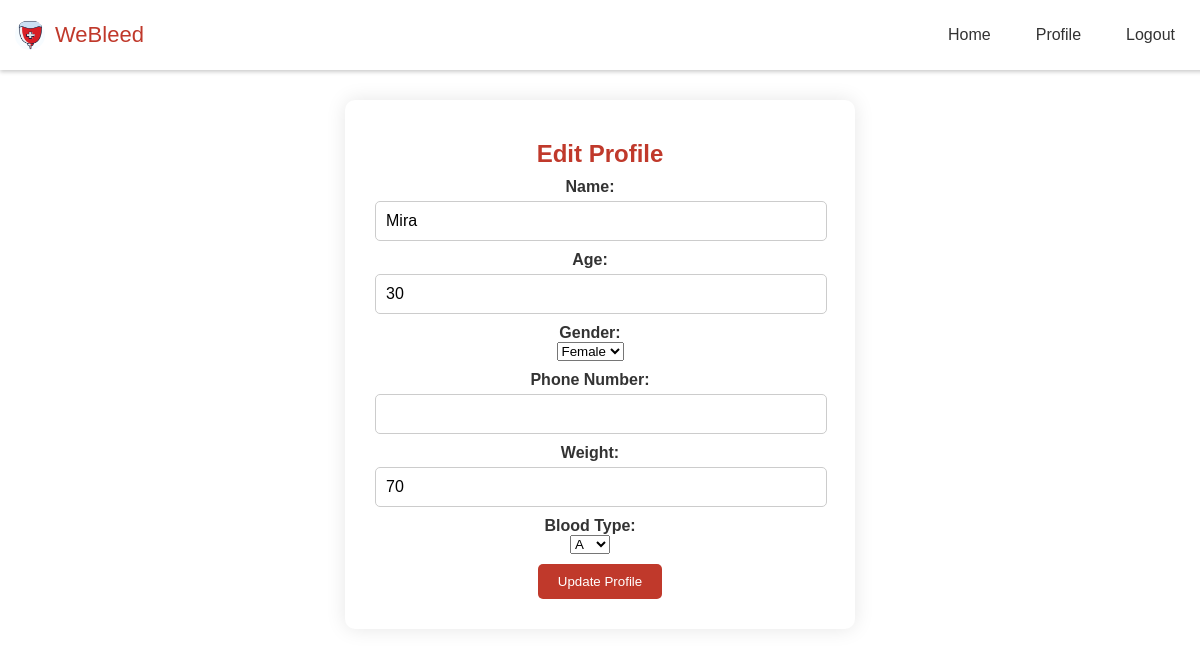
Page /donor_edit_profile.php (signed in) on the committed database.
### tables this page shows
CREATE TABLE `donor` (
  `donID` int(4) NOT NULL,
  `donPassword` varchar(20) NOT NULL,
  `donName` varchar(45) NOT NULL,
  `donGender` char(1) NOT NULL,
  `donAge` int(3) NOT NULL,
  `donPhoneNo` varchar(12) NOT NULL,
  `donBloodType` varchar(2) NOT NULL,
  `donBloodQty` int(3) NOT NULL,
  `donWeight` int(3) NOT NULL,
  `donFrequency` int(1) NOT NULL,
  `eligibleStatus` char(1) NOT NULL,
  `staffID` int(4) NOT NULL
);

### donor_edit_profile.php (the view, shortened to what this page needs)
<?php
include('connection.php');
$donid = $_SESSION['donID'];
$query = "SELECT * FROM donor WHERE donID = '$donid'";
$result = mysqli_query($condb, $query);
if ($result && mysqli_num_rows($result) > 0) {
    $donor = mysqli_fetch_assoc($result);
} else {
    echo "Error fetching donor data.";
    exit();
}
?>
<!DOCTYPE html>
<html lang="en">
<head>
    <link rel="stylesheet" href="style.css">
</head>
<body>
    <nav class="navbar">
        <div class="logo_item">
            <img src="logo.jpg" alt="Company Logo">
            <span>WeBleed</span>
        </div>
        <div class="navbar_content">
            <ul>
                <li><a href="home_donor.php">Home</a></li>
                <li><a href="donor_profile.php">Profile</a></li>
                <li><a href="logout.php">Logout</a></li>
            </ul>
        </div>
    </nav>
    <div class="edit-section">
        <h2>Edit Profile</h2>
        <form method="POST" action="<?php echo htmlspecialchars($_SERVER["PHP_SELF"]); ?>">
            <div class="form-group">
                <label for="name">Name:</label>
                <input type="text" id="name" name="name" value="<?php echo htmlspecialchars($donor['donName']); ?>">
            </div>
            <div class="form-group">
                <label for="age">Age:</label>
                <input type="text" id="age" name="age" value="<?php echo htmlspecialchars($donor['donAge']); ?>">
            </div>
            <div class="form-group">
                <label for="gender">Gender:</label>
                <select id="gender" name="gender">
                    <option value="F" <?php if ($donor['donGender'] == 'F') echo 'selected'; ?>>Female</option>
                </select>
            </div>
            <div class="form-group">
                <label for="phoneno">Phone Number:</label>
                <input type="text" id="phoneno" name="phoneno">
            </div>
            <div class="form-group">
                <label for="weight">Weight:</label>
                <input type="text" id="weight" name="weight" value="<?php echo htmlspecialchars($donor['donWeight']); ?>">
            </div>
            <div class="form-group">
                <label for="bloodtype">Blood Type:</label>
                <select id="bloodtype" name="bloodtype">
                    <option value="A" <?php if ($donor['donBloodType'] == 'A') echo 'selected'; ?>>A</option>
                </select>
            </div>
            <button type="submit">Update Profile</button>
        </form>
    </div>
</body>
</html>

### style.css (style rules this page uses)
body { font-family: Arial, sans-serif; margin: 0; padding: 0; background-color: white; color: #333; background-image: none; background-size: cover; }
h2 { text-align: center; color: #c0392b; margin-top: 10px; margin-bottom: 10px; }
.form-group { margin-bottom: 10px; margin-right: 20px; }
label { display: block; font-weight: bold; }
input[type="text"], input[type="password"], input[type="email"], input[type="tel"], textarea { width: 100%; padding: 10px; border: 1px solid #ccc; border-radius: 5px; font-size: 16px; margin-top: 5px; }
button { padding: 10px 20px; background-color: #c0392b; color: #fff; border: none; border-radius: 5px; cursor: pointer; transition: background-color 0.3s ease; }
.navbar { position: fixed; top: 0; width: 100%; background-color: #fff; display: flex; justify-content: space-between; align-items: center; padding: 20px 5px; z-index: 1000; box-shadow: 0 2px 4px rgba(0, 0, 0, 0.2); }
.logo_item { display: flex; align-items: center; column-gap: 10px; font-size: 22px; font-weight: 500; color: #c0392b; margin-left: 5px; }
.navbar img { width: 30px; height: 30px; border-radius: 50%; margin-left: 5px; }
.navbar_content ul { margin: 0; padding: 0; list-style: none; display: flex; }
.navbar_content li { margin-left: 15px; }
.navbar_content a { text-decoration: none; color: #333; padding: 10px 15px; transition: color 0.3s ease; }
.form-group { margin-bottom: 10px; }
.edit-section { width: 80%; max-width: 450px; text-align: center; background-color: #fff; border-radius: 10px; box-shadow: 0 0 20px rgba(0, 0, 0, 0.1); padding: 30px; margin: 100px auto; }

### rows in the picture
donor: name "Mira", age "30", gender "Female", weight "70", bloodtype "A"
